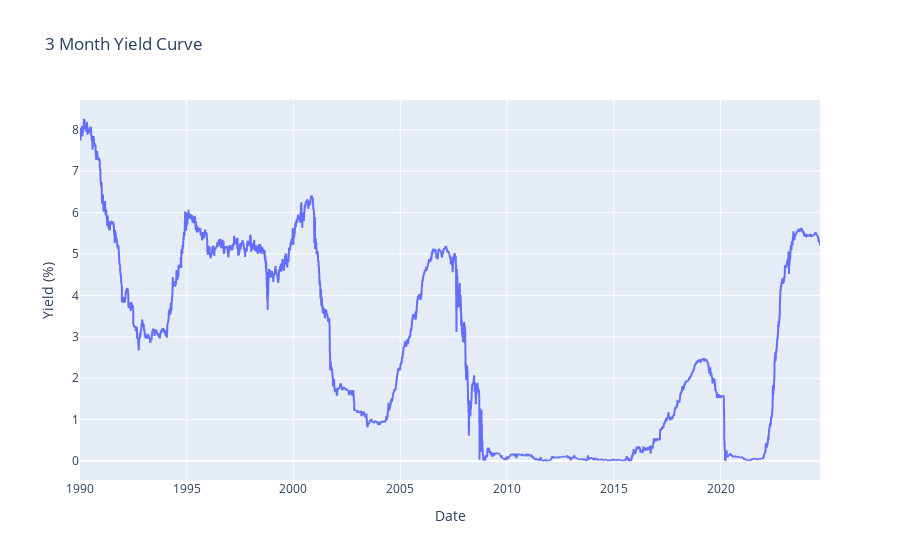

Notebook code for this chart:
### Code cell
# graph 3 Mo yield curve using plotly
import plotly.express as px

fig = px.line(df, x=df.index, y='3 Mo', title='3 Month Yield Curve')
fig.update_layout(
    title='3 Month Yield Curve',
    xaxis_title='Date',
    yaxis_title='Yield (%)'
)
fig.show()

### Figure 1 — Plotly figure (JSON) as saved in the notebook; plotly's stock layout.template omitted (floating-point values rounded to 4 significant figures; data arrays with more than 128 entries replaced by an {"elided": "..."} marker saying what was removed)
{"data": [{"hovertemplate": "Date=%{x}<br>3 Mo=%{y}<extra></extra>", "legendgroup": "", "line": {"color": "#636efa", "dash": "solid"}, "marker": {"symbol": "circle"}, "mode": "lines", "name": "", "showlegend": false, "type": "scattergl", "x": {"elided": "8673 str values"}, "xaxis": "x", "y": {"elided": "8673 float values"}, "yaxis": "y"}], "layout": {"legend": {"tracegroupgap": 0}, "title": {"text": "3 Month Yield Curve"}, "xaxis": {"anchor": "y", "domain": [0, 1], "title": {"text": "Date"}}, "yaxis": {"anchor": "x", "domain": [0, 1], "title": {"text": "Yield (%)"}}}}
